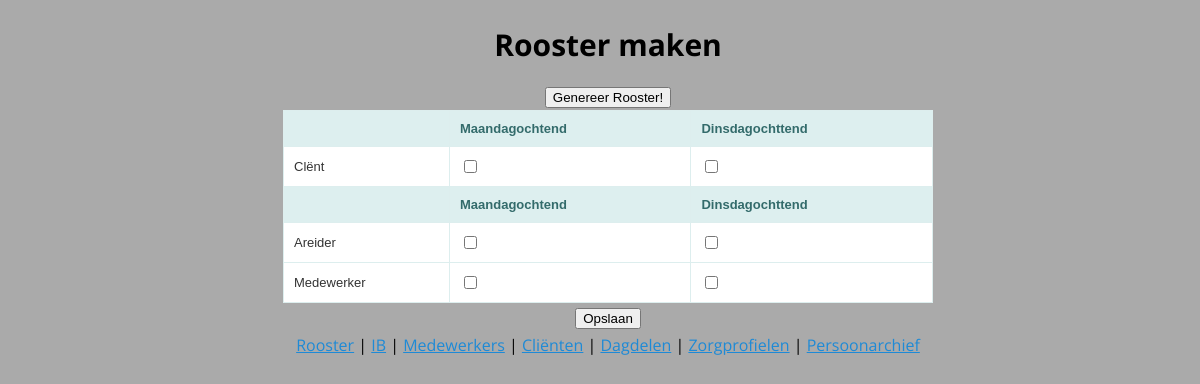
Before: / with the older database file.
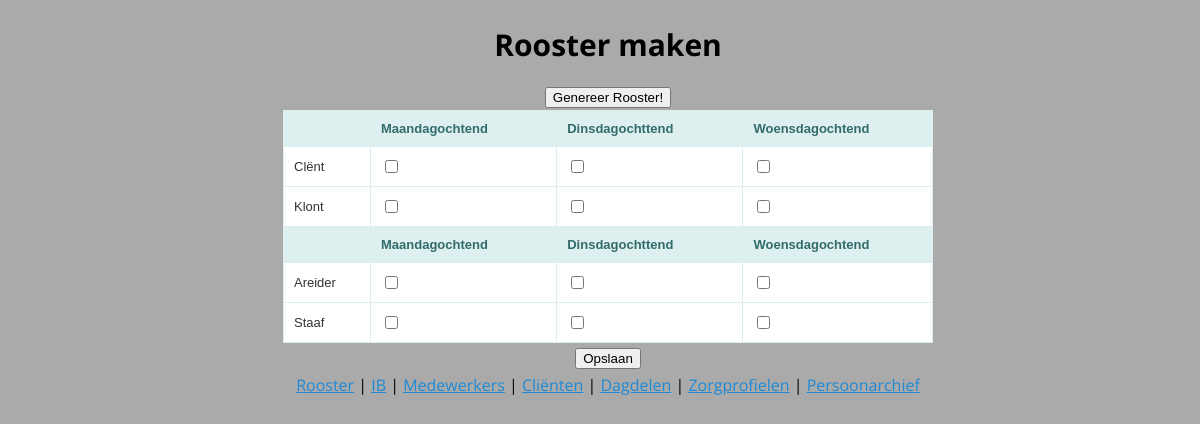
After: the same page with the newer database file.
### roosterapp/sql.py (models this page shows)
class Dole(Base):
    __tablename__ = 'doles'
    id = Column(Integer, primary_key = True)
    name = Column(String)
    hours = Column(Integer, default=1)
    occupation = relationship("Presence", backref="dole", cascade="delete, delete-orphan")

class Client(Base):
    __tablename__ = 'clients'
    person_id = Column(Integer, ForeignKey("persons.id"), primary_key=True)
    profile_id = Column(Integer, ForeignKey("profiles.id"))
    hours = Column(Integer, default=0)
    person = relationship("Person")
    sessions = relationship("Session", backref="client", cascade="delete, delete-orphan")

class Person(Base):
    __tablename__ = 'persons'
    id = Column(Integer, primary_key=True)
    name = Column(String)
    active = Column(Boolean, default=True)
    atttendance = relationship("Presence", backref="person", cascade="delete, delete-orphan")

class Staff(Base):
    __tablename__ = 'staffs'
    person_id = Column(Integer, ForeignKey("persons.id"), primary_key=True)
    min_hours = Column(Integer, default=0)
    max_hours = Column(Integer, default=0)
    person = relationship("Person")
    sessions = relationship("Session", backref="staff", cascade="delete, delete-orphan")

### roosterapp/routes.py (the view)
@rooster_maker.route('/', methods=['GET'])
def show_rooster():
    rooster = {}
    clients = app.db.session.query(Client).join(Person).filter(Person.active)
    for client in clients:
        rooster[client.person.id] = {}
    staffs = app.db.session.query(Staff).join(Person).filter(Person.active)
    for staff in staffs:
        rooster[staff.person.id] = {}
    doles = app.db.session.query(Dole).all()
    client_ids = [client.person_id for client in clients]
    staff_ids = [staff.person_id for staff in staffs]
    person_ids = client_ids + staff_ids
    presences = app.db.session.query(Presence).filter(Presence.person_id.in_(person_ids))
    for presence in presences:
        rooster[presence.person_id][presence.dole_id] = presence.present
    return render_template('rooster.html', staffs=staffs, clients=clients, doles=doles, rooster=rooster)

### roosterapp/templates/rooster.html (shortened to what this page needs)
{% extends 'base.html' %}
{% block body %}
<h1> Rooster maken </h1>
{% if doles|length < 1 %}
    <h4>Er zijn geen dagdelen in het systeem. Voeg er <a href="/doles">hier</a> een toe.</h4>
{% else %}
<form action="/rooster" method="POST">
    <input type="submit" value="Genereer Rooster!">
</form>
<form action="/presence/update" method="POST">
    <table style="width: 50em;">
        <tr>
            <th></th>
            {% for dole in doles %}
            <th>{{  dole.name }}</th>
            {% endfor %}
        </tr>
        {% for client in clients %}
            <tr>
                <td>{{ client.person.name }}</td>
                {% for dole in doles %}
                <td>
                    <div class="cell">
                        <div class="checkboxContainer">
                            <input class="ternaryBox" type="checkbox" id="presence_{{ client.person.id }}_{{ dole.id }}" name="presence_{{ client.person.id }}_{{ dole.id }}">
                        </div>
                    </div>
                </td>
                {% endfor %}
            </tr>
        {% endfor %}
        <tr>
            <th></th>
            {% for dole in doles %}
            <th>{{  dole.name }}</th>
            {% endfor %}
        </tr>
        {% for staff in staffs %}
            <tr>
                <td>{{ staff.person.name }}</td>
                {% for dole in doles %}
                <td>
                    <div class="cell">
                        <div class="checkboxContainer">
                            <input class="ternaryBox" type="checkbox" id="presence_{{ staff.person.id }}_{{ dole.id }}" name="presence_{{ staff.person.id }}_{{ dole.id }}">
                        </div>
                    </div>
                </td>
                {% endfor %}
            </tr>
        {% endfor %}
    </table>
<input type="submit" value="Opslaan">
</form>
{% endif %}
{% endblock %}

Changed rows visible on the page:
no longer on this page (row unchanged): Staff: person.name "Medewerker"
added Dole: name "Woensdagochtend"
added Client: person.name "Klont"
added Staff: person.name "Staaf"
